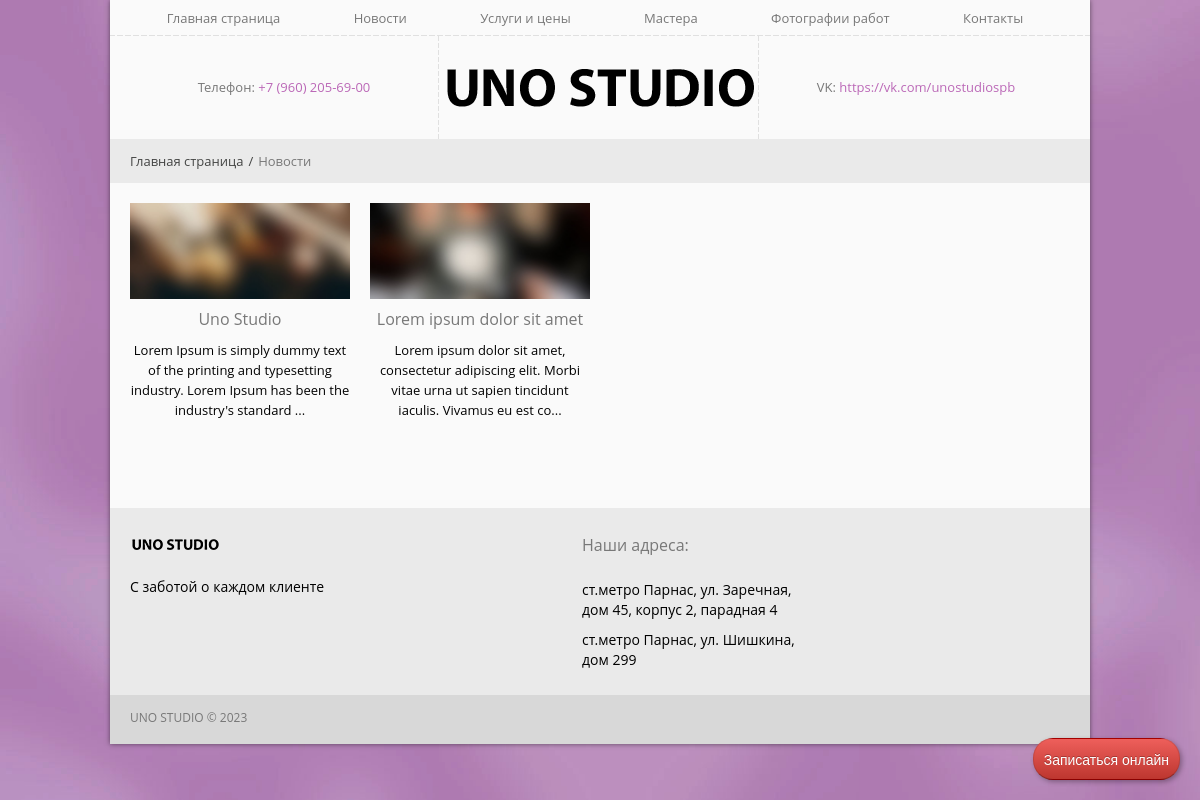
Before: /news/ with the older database file.
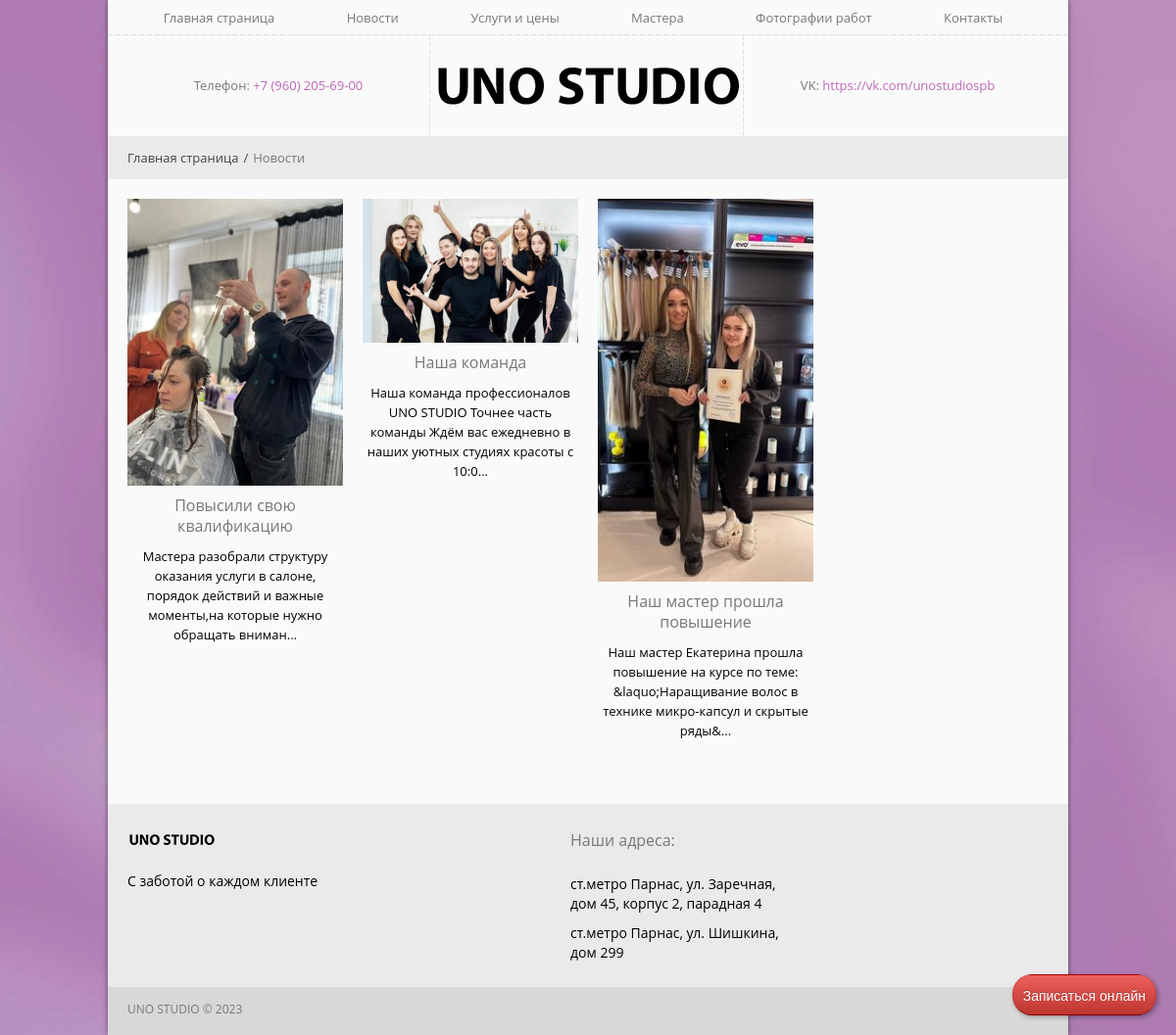
After: the same page with the newer database file.
### news/models.py (models this page shows, shortened)
class News(models.Model):
    title = models.CharField(max_length=100, verbose_name='Введите заголовок')
    image = models.ImageField(upload_to='news/images/', verbose_name='Выберите картинку')
    description = models.TextField(verbose_name='Введите текст новости')
    date = models.DateField(auto_now_add=True)
    class Meta:
        verbose_name = 'Новость'
        verbose_name_plural = 'Новости'

### news/views.py (the view)
# urls.py: path('news/', views.news, name='news'),
def news(request):
    news_list = News.objects.order_by('-date')
    return render(request, 'news/news.html', {'news_list': news_list})

### news/templates/news/news.html (shortened to what this page needs)
{% extends 'discount/base.html' %}
{% load static %}
{% block content %}
    <div class="page_container">
    	<div class="wrap">
        	<div class="breadcrumb">
				<div>
					<a href="{% url 'discount:index' %}">Главная страница</a><span>/</span>Новости
				</div>
			</div>
			<div class="container">
                <div class="row">
                    <div class="projects">
                        {% for news in news_list %}
                        <div class="span3 element category01 height_3column" data-category="category01">
                            <div class="hover_img">
                                <a href="{% url 'news:detail' news.id %}"><img src="{{ news.image.url }}" alt="" /></a>
                            </div>
                            <div class="item_description">
                                <h6><a href="{% url 'news:detail' news.id %}">{{ news.title }}</a></h6>
                                <div class="descr">{{ news.description|striptags|slice:120}}...</div>
                            </div>
                        </div>
                        {% endfor %}
                    </div>
                </div>
            </div>
        </div>
    </div>
{% endblock %}

Changed rows visible on the page:
removed News: image (picture), title "Uno Studio", description "Lorem Ipsum is simply dummy text of the printing and typesetting industry. Lorem Ipsum has been the industry's standard"
removed News: image (picture), title "Lorem ipsum dolor sit amet", description "Lorem ipsum dolor sit amet, consectetur adipiscing elit. Morbi vitae urna ut sapien tincidunt iaculis. Vivamus eu est co"
added News: image (picture), title "Повысили свою квалификацию", description "Мастера разобрали структуру оказания услуги в салоне, порядок действий и важные моменты,на которые нужно обращать вниман"
added News: image (picture), title "Наша команда", description "Наша команда профессионалов UNO STUDIO Точнее часть команды Ждём вас ежедневно в наших уютных студиях красоты с 10:0"
added News: image (picture), title "Наш мастер прошла повышение", description "Наш мастер Екатерина прошла повышение на курсе по теме: &laquo;Наращивание волос в технике микро-капсул и скрытые ряды&"
